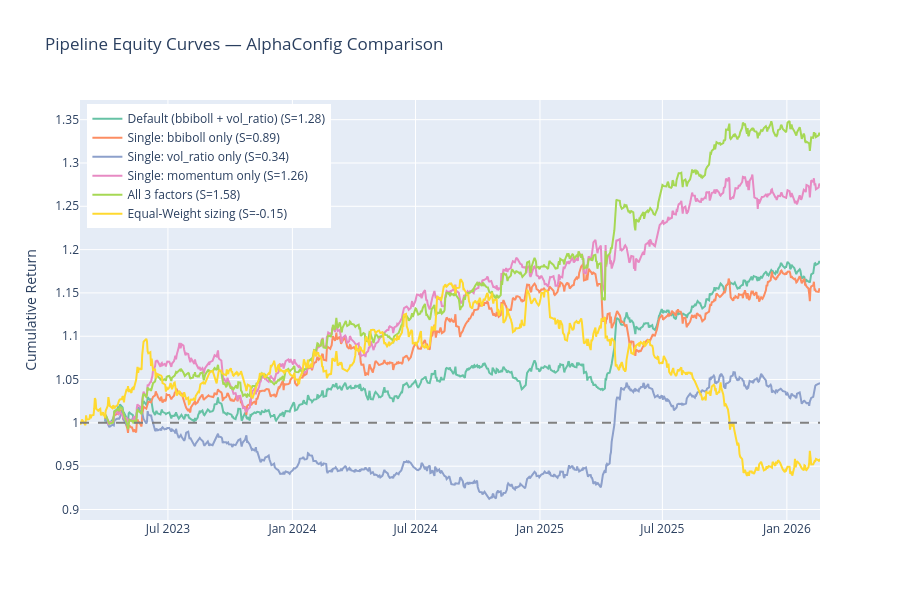

The notebook cell this image was saved under:
### Code cell
# Plot cumulative equity curves for all configs
fig = go.Figure()
for i, (label, r) in enumerate(results.items()):
    cum_ret = np.cumprod(1 + r["returns_array"])
    dates = r["portfolio_returns"][DATE_COL].to_list()
    fig.add_trace(go.Scatter(
        x=dates, y=cum_ret,
        name=f"{label} (S={r['sharpe']:.2f})",
        line=dict(color=colors[i % len(colors)])
    ))

fig.add_hline(y=1.0, line_dash="dash", line_color="gray")
fig.update_layout(
    title="Pipeline Equity Curves — AlphaConfig Comparison",
    yaxis_title="Cumulative Return",
    height=600,
    legend=dict(x=0.01, y=0.99),
)
fig.show()

### Figure 1 — Plotly figure (JSON) as saved in the notebook; plotly's stock layout.template omitted (floating-point values rounded to 4 significant figures; data arrays with more than 128 entries replaced by an {"elided": "..."} marker saying what was removed)
{"data": [{"line": {"color": "rgb(102,194,165)"}, "name": "Default (bbiboll + vol_ratio) (S=1.28)", "type": "scatter", "x": {"elided": "725 str values"}, "y": {"elided": "725 float values"}}, {"line": {"color": "rgb(252,141,98)"}, "name": "Single: bbiboll only (S=0.89)", "type": "scatter", "x": {"elided": "725 str values"}, "y": {"elided": "725 float values"}}, {"line": {"color": "rgb(141,160,203)"}, "name": "Single: vol_ratio only (S=0.34)", "type": "scatter", "x": {"elided": "725 str values"}, "y": {"elided": "725 float values"}}, {"line": {"color": "rgb(231,138,195)"}, "name": "Single: momentum only (S=1.26)", "type": "scatter", "x": {"elided": "725 str values"}, "y": {"elided": "725 float values"}}, {"line": {"color": "rgb(166,216,84)"}, "name": "All 3 factors (S=1.58)", "type": "scatter", "x": {"elided": "725 str values"}, "y": {"elided": "725 float values"}}, {"line": {"color": "rgb(255,217,47)"}, "name": "Equal-Weight sizing (S=-0.15)", "type": "scatter", "x": {"elided": "752 str values"}, "y": {"elided": "752 float values"}}], "layout": {"height": 600, "legend": {"x": 0.01, "y": 0.99}, "shapes": [{"line": {"color": "gray", "dash": "dash"}, "type": "line", "x0": 0, "x1": 1, "xref": "x domain", "y0": 1, "y1": 1, "yref": "y"}], "title": {"text": "Pipeline Equity Curves — AlphaConfig Comparison"}, "yaxis": {"title": {"text": "Cumulative Return"}}}}
